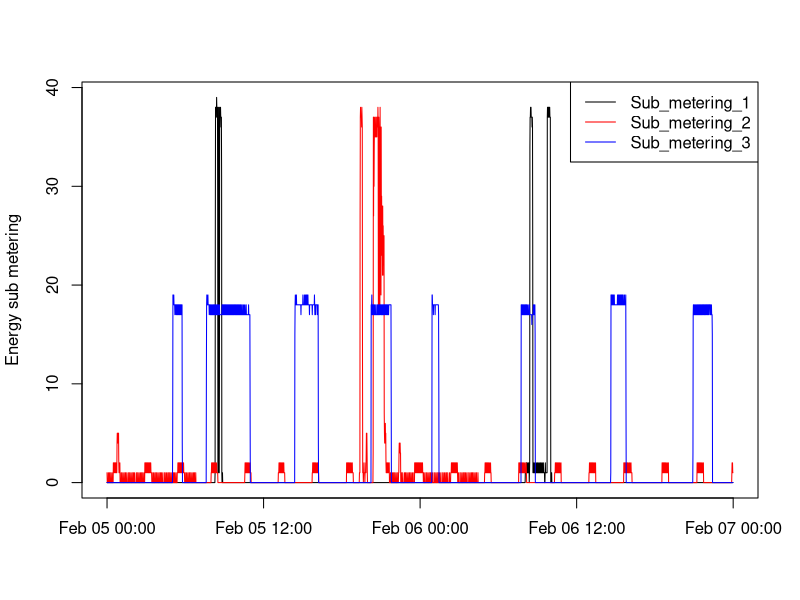

Recreate this plot in R.
powerConsumption <- read.csv("household_power_consumption.txt", sep = ";", stringsAsFactors = FALSE)
png(filename = "plot3.png", width = 480, height = 480)

t <- strptime(paste(powerConsumption$Date, powerConsumption$Time), "%d/%m/%Y %H:%M:%S")

plot(t, powerConsumption$Sub_metering_1, xlab="", ylab = "Energy sub metering", pch=".", type="l")
lines(t, powerConsumption$Sub_metering_2, col="red")
lines(t, powerConsumption$Sub_metering_3, col="blue")
legend("topright", c("Sub_metering_1", "Sub_metering_2", "Sub_metering_3"), col=c("black", "red", "blue"), lwd=c(1,1,1))

dev.off()
